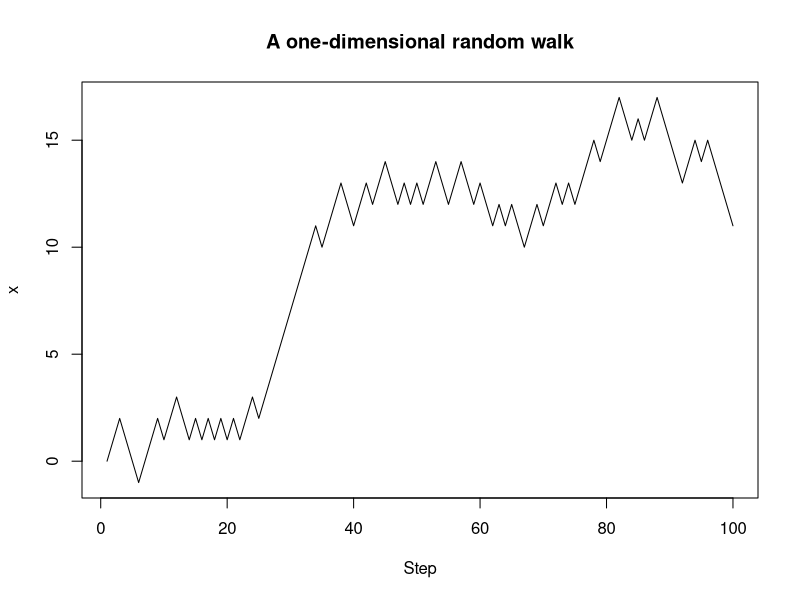
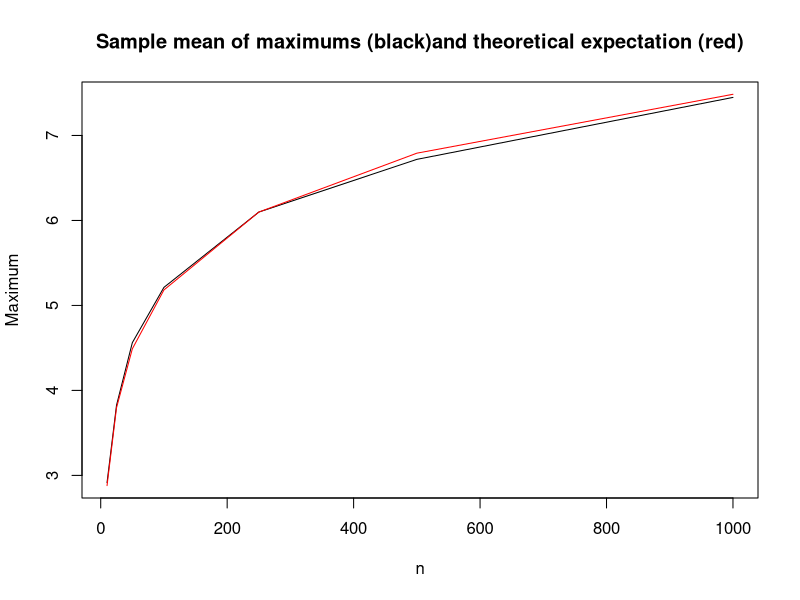
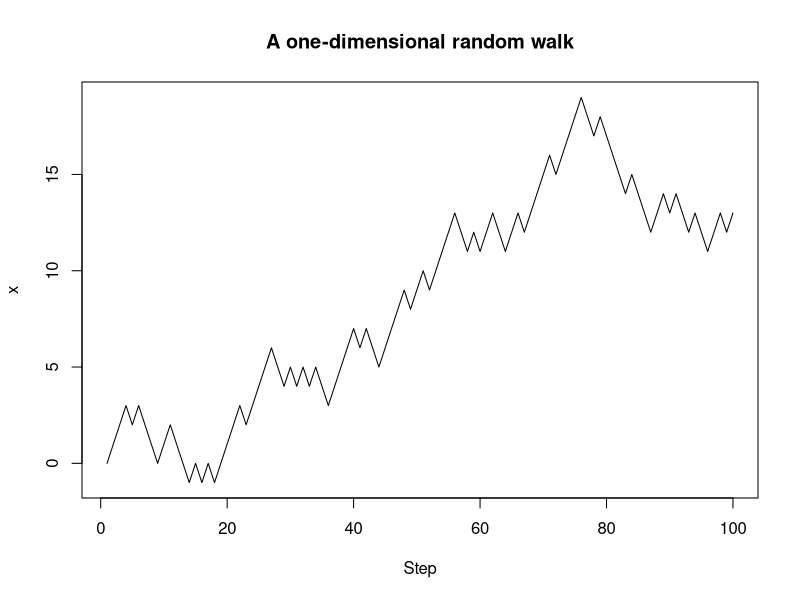

Generate these figures, in order, with R:
## ---- chunk 1
#| echo: TRUE
#| eval: TRUE
#| cache: TRUE
#| message: FALSE
#| warning: FALSE
library(tidyverse)
random_points <- data.frame(x = runif(100000, -1, 1),
                            y = runif(100000, -1, 1))
random_points |> summarize(pi_est = 4 * mean(x^2 + y^2 <= 1))
## ---- chunk 2
#| echo: TRUE
#| eval: TRUE
#| cache: TRUE
take_step <- function() {
  return(sample(c(1, -1), 1))
}
walk_randomly <- function(start, n_steps) {
  if (n_steps <= 1) {
    return(start)
  }
  x <- c(start, walk_randomly(start + take_step(), n_steps - 1))
  return(x)
}
plot(1:100, walk_randomly(0, 100), type = "l",
     xlab = "Step", ylab = "x",
     main = "A one-dimensional random walk")
## ---- chunk 3
#| echo: TRUE
#| eval: TRUE
rnorm(n = 1, mean = 0, sd = 1)
## ---- chunk 4
#| echo: TRUE
#| eval: TRUE
pnorm(q = 1, mean = 0, sd = 1)
## ---- chunk 5
#| echo: TRUE
#| eval: TRUE
qnorm(p = .75, mean = 0, sd = 1)
## ---- chunk 6
#| echo: TRUE
#| eval: TRUE
dnorm(x = .5, mean = 0, sd = 1)
## ---- chunk 7
#| echo: TRUE
#| eval: TRUE
2 * (1 - pnorm(q = 1.24, mean = 0, sd = 1))
## ---- chunk 8
#| echo: TRUE
#| eval: TRUE
2 * pnorm(q = 2.12, mean = 0, sd = 1)
## ---- chunk 9
#| echo: TRUE
#| eval: TRUE
set.seed(1022)
rnorm(n = 1, mean = 0, sd = 1)
## ---- chunk 10
#| echo: TRUE
#| eval: TRUE
#| error: TRUE
n_sim <- 1000
n <- 100
exp_X <- numeric(n_sim)
for (i in 1:n_sim) {
  exp_X[i] <- exp(rnorm(n))
}
mean(exp_X)
## ---- chunk 11
#| echo: TRUE
#| eval: TRUE
set.seed(1022)
n_sim <- 1000
n <- 10
maxes <- numeric(n_sim)
for (i in 1:n_sim) {
  maxes[i] <- max(rexp(n, rate = 1))
}
mean(maxes)
## ---- chunk 12
#| echo: TRUE
#| eval: TRUE
n_sim <- 1000
n <- 100
maxes <- numeric(n_sim)
for (i in 1:n_sim) {
  maxes[i] <- max(rexp(n, rate = 1))
}
mean(maxes)
## ---- chunk 13
#| echo: TRUE
#| eval: TRUE
replicate(10, rexp(10)) # matrix output
replicate(10, max(rexp(10))) # vector output
## ---- chunk 14
#| echo: TRUE
#| eval: TRUE
maxes <- replicate(1000, max(rexp(n)))
mean(maxes)
## ---- chunk 15
#| echo: TRUE
#| eval: TRUE
#| cache: TRUE
n_sim <- 1000
n_values <- c(10, 25, 50, 100, 250, 500, 1000)
max_by_n <- c()
for (n in n_values) {
  maxes <- numeric(n_sim)
  for (i in 1:n_sim) {
    maxes[i] <- max(rexp(n, rate = 1))
  }
  max_by_n <- c(max_by_n, mean(maxes))
}
max_by_n
## ---- chunk 16
#| echo: TRUE
#| eval: TRUE
#| cache: TRUE
max_by_n <- vapply(
  n_values, 
  function(n) mean(replicate(n_sim, max(rexp(n, rate = 1)))), 
  numeric(1)
)
max_by_n
## ---- chunk 17
#| echo: TRUE
#| eval: TRUE
#| cache: TRUE
plot(n_values, max_by_n,
     type = "l",
     xlab = "n", ylab = "Maximum",
     main = paste0("Sample mean of maximums (black)",
                   "and theoretical expectation (red)"))
lines(n_values, -digamma(1) + log(n_values), col = "red")
## ---- chunk 18
#| echo: TRUE
#| eval: TRUE
#| cache: TRUE
set.seed(123)
n_steps <- 100
x <- numeric(n_steps)
x[1] <- 0
for (i in 2:n_steps) {
  x[i] <- x[i - 1] + sample(c(1, -1), 1)
}
## ---- chunk 19
#| echo: TRUE
#| eval: TRUE
#| cache: TRUE
plot(1:n_steps, x, type = "l",
     xlab = "Step", ylab = "x",
     main = "A one-dimensional random walk")
